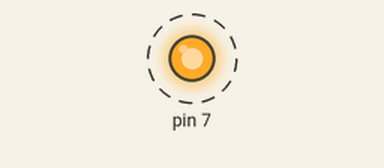
The sketch below on a simulated Arduino Uno, built with avr-gcc and run on an emulated ATmega328P. Parts: output pins drawn as LEDs (lit = HIGH). Dashed ring = blinking.

Above: at 0.5 s.
Timing chart, 0 to 4.6 s (numbered marks = the images above):
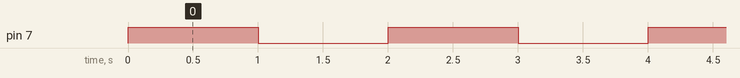

The sketch:

exp2b.ino
```cpp
void setup(){
  pinMode(7,OUTPUT);
  digitalWrite(7,LOW);
}
void loop(){
  digitalWrite(7,HIGH);
  delay(1000);
  digitalWrite(7,LOW);
  delay(1000);
}
```

Measured:
- by itself, pin 7: alternates HIGH for 1.0 s and LOW for 1.0 s
